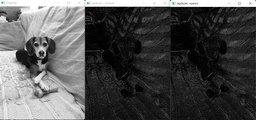
#> input picture laplacian.jpg, 256 x 120 px, shrunk from 1405 x 662 before the run
$ python convolutions.py --image laplacian.jpg
#> lines starting #> are read from the running program, lines starting #| are printed output that depends on the picture
#importing necessary libraries
from skimage.exposure import rescale_intensity
import numpy as np
import cv2
import argparse

# Convolution is simply the sum of element-wise matrix multiplication
# between the kernel and neighborhood that the kernel covers of the input image.

def convolve (image, kernel):
    #grap the spatial dimension of the image and kernel

    (img_h, img_w) = image.shape[:2]
    (ker_h, ker_w) = kernel.shape[:2]

    # allocate memory for the output image, takerneling care to "pad"
    # the borders of the input image so the spatial size (i.e.,
    # width and height) are not reduced
    pad = (ker_w-1)//2

    # we want our output image to have the same dimensions as our input
    # image. To ensure the dimensions are the same, we apply padding

    image = cv2.copyMakeBorder(image, pad,pad,pad,pad, cv2.BORDER_REPLICATE)
    output = np.zeros((img_h,img_w), dtype = 'float')

    #loop over the inputimage, "sliding" the kernel across
    # each (x, y)-coordinate from left-to-right and top-to-bottom
    for y in np.arange(pad, img_h + pad):
        for x in np.arange(pad, img_w + pad):
             #extract the ROI of the image by extracting the
            # *center* region of the current (x, y)-coordinates
            # dimensions
            roi = image[y - pad:y + pad + 1, x - pad:x + pad + 1]

            #perform the actual convolution by taking the
            #element wise multiplication between the roi and
            #the kernel then summing the matrix

            k = (roi * kernel).sum()

            #store the convolved value in the output (x,y)
            #coordinate of the output image
            output[y - pad, x - pad] =  k

            #rescale_intensity function of scikit image
    # rescale the output image to be in the range [0, 255]

    output = rescale_intensity(output, in_range= (0,255))
    output = (output*255).astype('uint8')

            #return the output image
    return output

ap = argparse.ArgumentParser()
ap.add_argument('-i','--image', required = True, help = 'path to the input image')
args = vars(ap.parse_args())

#construct average blurring kernels used to smooth an image
smallBlur = np.ones((7,7), dtype = 'float')* (1.0/(7*7))
largeBlur = np.ones((21,21), dtype = 'float')*(1.0/(21*21))

# To convince yourself that this kernel is performing blurring, notice how each entry in the kernel
# is an average of 1/S where S is the total number of entries in the matrix.
# Thus, this kernel will multiply each input pixel by a small fraction and take the sum – this is exactly the definition of the average.
#We then have a kernel responsible for sharpening an image:

#construct a sharpening filer
sharpen = np.array((
    [0,-1,0],
    [-1,5,-1],
    [0,-1,0]), dtype = 'int')


#construct the laplacian kernel used to detect edge like regions of an image
laplacian = np.array((
    [0,1,0],
    [1,-4,1],
    [0,1,0]), dtype = 'int')

#construct the sobel kernel used to detect edge like regions along
#both the xand y axis respectively

#construct the sobel x asix kernel
sobelX = np.array((
    [-1,0,1],
    [-2,0,2],
    [-1,0,1]), dtype = 'int')

#construct the sobel y axis kernel
sobelY = np.array((
    [-1,-2,-1],
    [0,0,0],
    [1,2,1]), dtype = 'int')


#construct an emboss kernel

emboss = np.array((
    [-2,-1,0],
    [-1,1,1],
    [0,1,2]), dtype = 'int')


#construct a kernel bank  alist of kernels we're going to apply
#using both our custom 'convole' function and OPenCv's 'filter2D' function

kernelBank = (
    ('Small_blur',smallBlur),
    ('large_blur',largeBlur),
    ('sharpen',sharpen),
    ('laplacian',laplacian),
    ('sobel_x',sobelX),
    ('sobel_y', sobelY),
    ('emboss',emboss)
)

#load the input image and convert it to grayscale
image = cv2.imread(args['image'])
#> image is the input picture: shape (120, 256, 3); mean B, G, R 81, 81, 81
window_name = 'Original Image'
cv2.imshow(window_name, image)

gray = cv2.cvtColor(image, cv2.COLOR_BGR2GRAY)

#loop over the kernels

for (kernelName , kernel) in kernelBank:
    #apply the kernel to the grayscalle image using both our cutsom
    #'convolve' functions and OPenCv's 'filter2D' function

    print('[INFO] applying {} kernel'.format(kernelName))
    convolveOutput = convolve(gray, kernel)
    opencvOutput = cv2.filter2D(gray, -1, kernel)

    #show the output images
    cv2.imshow('Originnal',gray)
    cv2.imshow('{} - convole'. format(kernelName), convolveOutput)
    cv2.imshow('{} -opencv'.format(kernelName), opencvOutput)
    cv2.waitKey(0)
    cv2.destroyAllWindows()
#> this loop made 7 passes
#> pass 1, in convolve, `image = cv2.copyMakeBorder(image, pad,pad,pad,pad, cv2.BORDER_REPLICATE)`:
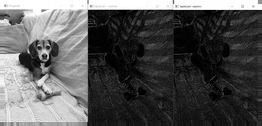
#> image: shape (126, 262); min 0, max 255, mean 85.6
#> pass 1, `convolveOutput = convolve(gray, kernel)`:
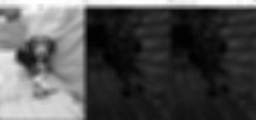
#> convolveOutput: shape (120, 256); min 1, max 254, mean 80.5
#> pass 2, in convolve (call 2), `image = cv2.copyMakeBorder(image, pad,pad,pad,pad, cv2.BORDER_REPLICATE)`:
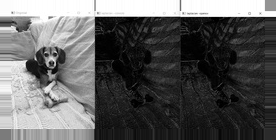
#> image: shape (140, 276); min 0, max 255, mean 94.7

$ run again, on jemma.png
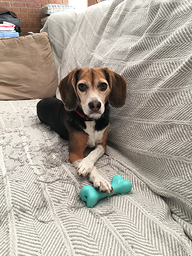
#> input picture jemma.png, 192 x 256 px, shrunk from 375 x 500 before the run
#> image is the input picture: shape (256, 192, 3); mean B, G, R 151.5, 162.1, 170.1
#> the loop `for (kernelName , kernel) in kernelBank: #apply the kernel to the gray..` made 7 passes
#> pass 1, `convolveOutput = convolve(gray, kernel)`:
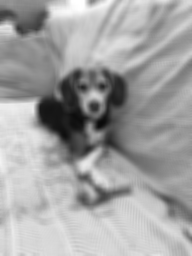
#> convolveOutput: shape (256, 192); min 10, max 255, mean 162.8
#> pass 2, in convolve (call 2), `image = cv2.copyMakeBorder(image, pad,pad,pad,pad, cv2.BORDER_REPLICATE)`:
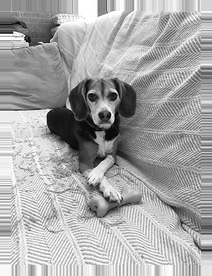
#> image: shape (276, 212); min 0, max 255, mean 167
